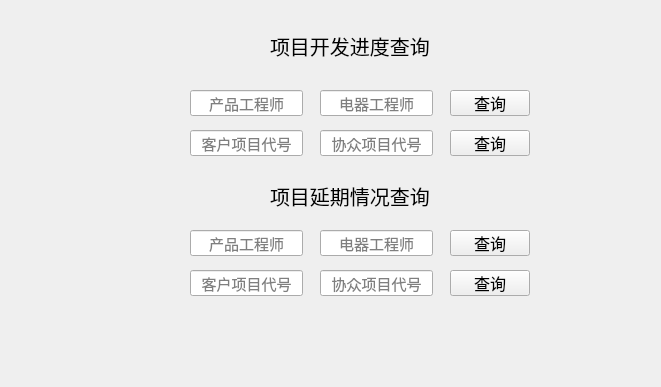
<?xml version="1.0" encoding="UTF-8"?>
<ui version="4.0">
 <class>ScheduleQueryWidget</class>
 <widget class="QWidget" name="ScheduleQueryWidget">
  <property name="geometry">
   <rect>
    <x>0</x>
    <y>0</y>
    <width>661</width>
    <height>387</height>
   </rect>
  </property>
  <property name="windowTitle">
   <string>Form</string>
  </property>
  <widget class="QLineEdit" name="qeEngineerLineEdit">
   <property name="geometry">
    <rect>
     <x>320</x>
     <y>90</y>
     <width>113</width>
     <height>26</height>
    </rect>
   </property>
   <property name="font">
    <font>
     <pointsize>11</pointsize>
    </font>
   </property>
   <property name="alignment">
    <set>Qt::AlignCenter</set>
   </property>
   <property name="placeholderText">
    <string>电器工程师</string>
   </property>
  </widget>
  <widget class="QLineEdit" name="qcEngineerLineEdit">
   <property name="geometry">
    <rect>
     <x>190</x>
     <y>90</y>
     <width>113</width>
     <height>26</height>
    </rect>
   </property>
   <property name="font">
    <font>
     <pointsize>11</pointsize>
    </font>
   </property>
   <property name="alignment">
    <set>Qt::AlignCenter</set>
   </property>
   <property name="placeholderText">
    <string>产品工程师</string>
   </property>
  </widget>
  <widget class="QLineEdit" name="qxCodeLineEdit">
   <property name="geometry">
    <rect>
     <x>320</x>
     <y>130</y>
     <width>113</width>
     <height>26</height>
    </rect>
   </property>
   <property name="font">
    <font>
     <pointsize>11</pointsize>
    </font>
   </property>
   <property name="alignment">
    <set>Qt::AlignCenter</set>
   </property>
   <property name="placeholderText">
    <string>协众项目代号</string>
   </property>
  </widget>
  <widget class="QLineEdit" name="qcCodeLineEdit">
   <property name="geometry">
    <rect>
     <x>190</x>
     <y>130</y>
     <width>113</width>
     <height>26</height>
    </rect>
   </property>
   <property name="font">
    <font>
     <pointsize>11</pointsize>
    </font>
   </property>
   <property name="alignment">
    <set>Qt::AlignCenter</set>
   </property>
   <property name="placeholderText">
    <string>客户项目代号</string>
   </property>
  </widget>
  <widget class="QLineEdit" name="deEngineerLineEdit">
   <property name="geometry">
    <rect>
     <x>320</x>
     <y>230</y>
     <width>113</width>
     <height>26</height>
    </rect>
   </property>
   <property name="font">
    <font>
     <pointsize>11</pointsize>
    </font>
   </property>
   <property name="alignment">
    <set>Qt::AlignCenter</set>
   </property>
   <property name="placeholderText">
    <string>电器工程师</string>
   </property>
  </widget>
  <widget class="QLineEdit" name="dcEngineerLineEdit">
   <property name="geometry">
    <rect>
     <x>190</x>
     <y>230</y>
     <width>113</width>
     <height>26</height>
    </rect>
   </property>
   <property name="font">
    <font>
     <pointsize>11</pointsize>
    </font>
   </property>
   <property name="alignment">
    <set>Qt::AlignCenter</set>
   </property>
   <property name="placeholderText">
    <string>产品工程师</string>
   </property>
  </widget>
  <widget class="QLabel" name="label">
   <property name="geometry">
    <rect>
     <x>270</x>
     <y>30</y>
     <width>161</width>
     <height>31</height>
    </rect>
   </property>
   <property name="font">
    <font>
     <pointsize>15</pointsize>
    </font>
   </property>
   <property name="text">
    <string>项目开发进度查询</string>
   </property>
  </widget>
  <widget class="QLabel" name="label_2">
   <property name="geometry">
    <rect>
     <x>270</x>
     <y>180</y>
     <width>161</width>
     <height>31</height>
    </rect>
   </property>
   <property name="font">
    <font>
     <pointsize>15</pointsize>
    </font>
   </property>
   <property name="text">
    <string>项目延期情况查询</string>
   </property>
  </widget>
  <widget class="QLineEdit" name="dcCodeLineEdit">
   <property name="geometry">
    <rect>
     <x>190</x>
     <y>270</y>
     <width>113</width>
     <height>26</height>
    </rect>
   </property>
   <property name="font">
    <font>
     <pointsize>11</pointsize>
    </font>
   </property>
   <property name="alignment">
    <set>Qt::AlignCenter</set>
   </property>
   <property name="placeholderText">
    <string>客户项目代号</string>
   </property>
  </widget>
  <widget class="QLineEdit" name="dxCodeLineEdit">
   <property name="geometry">
    <rect>
     <x>320</x>
     <y>270</y>
     <width>113</width>
     <height>26</height>
    </rect>
   </property>
   <property name="font">
    <font>
     <pointsize>11</pointsize>
    </font>
   </property>
   <property name="alignment">
    <set>Qt::AlignCenter</set>
   </property>
   <property name="placeholderText">
    <string>协众项目代号</string>
   </property>
  </widget>
  <widget class="QPushButton" name="qeBtn">
   <property name="geometry">
    <rect>
     <x>450</x>
     <y>90</y>
     <width>80</width>
     <height>26</height>
    </rect>
   </property>
   <property name="font">
    <font>
     <pointsize>12</pointsize>
    </font>
   </property>
   <property name="text">
    <string>查询</string>
   </property>
  </widget>
  <widget class="QPushButton" name="qcBtn">
   <property name="geometry">
    <rect>
     <x>450</x>
     <y>130</y>
     <width>80</width>
     <height>26</height>
    </rect>
   </property>
   <property name="font">
    <font>
     <pointsize>12</pointsize>
    </font>
   </property>
   <property name="text">
    <string>查询</string>
   </property>
  </widget>
  <widget class="QPushButton" name="deBtn">
   <property name="geometry">
    <rect>
     <x>450</x>
     <y>230</y>
     <width>80</width>
     <height>26</height>
    </rect>
   </property>
   <property name="font">
    <font>
     <pointsize>12</pointsize>
    </font>
   </property>
   <property name="text">
    <string>查询</string>
   </property>
  </widget>
  <widget class="QPushButton" name="dcBtn">
   <property name="geometry">
    <rect>
     <x>450</x>
     <y>270</y>
     <width>80</width>
     <height>26</height>
    </rect>
   </property>
   <property name="font">
    <font>
     <pointsize>12</pointsize>
    </font>
   </property>
   <property name="text">
    <string>查询</string>
   </property>
  </widget>
 </widget>
 <resources/>
 <connections/>
</ui>
